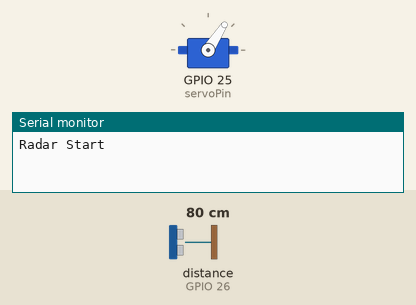
A sketch run on a simulated ESP32. Parts: servo, the last lines printed to the serial monitor. Wiring (inferred from the names in the program): ultrasonic range finder: trigger GPIO 27; echo GPIO 26. The inputs (shaded band) are chosen by the test bench; at power-on: distance to the obstacle (sensor on GPIO 26) 80 cm. The echo pulse lasts 58.3 µs per cm.

Above: at 1.24 s.
1.3 s: distance to the obstacle (sensor on GPIO 26) set to 2 cm
At 3.79 s:
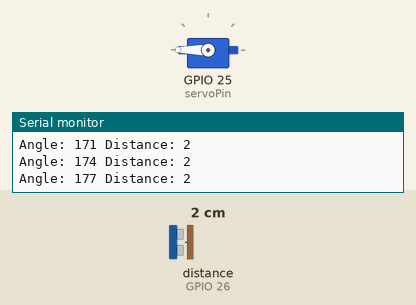
4.3 s: distance to the obstacle (sensor on GPIO 26) set to 120 cm
At 4.35 s:
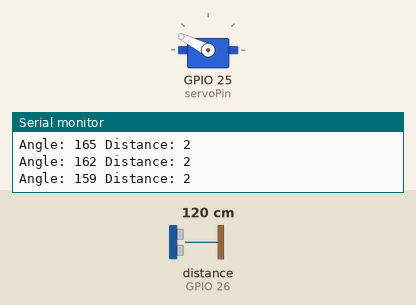
7.3 s: distance to the obstacle (sensor on GPIO 26) set to 4 cm
At 7.79 s:
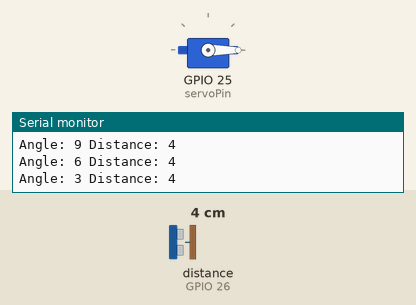
Timing chart, 0 to 16.3 s (numbered marks = the images above; inputs shaded):
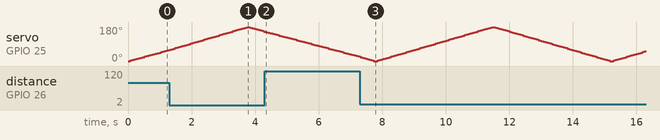

The sketch:

Radar.ino
```cpp
#include <ESP32Servo.h>

#define trigPin  27
#define echoPin  26
#define servoPin 25

Servo myServo;

void setup() {
  Serial.begin(115200);
  Serial.println("Radar Start");

  pinMode(echoPin, INPUT);
  pinMode(trigPin, OUTPUT);

  myServo.attach(servoPin);
}

void loop() {
  scanForward();
  scanBackward();
}
void printResult(int step, int dist){
    Serial.print("Angle: ");
    Serial.print(step);
    Serial.print(" Distance: ");
    Serial.println(dist);
}

void scanForward() {
  for (int step = 0; step <= 180; step += 3) {
    myServo.write(step);
    delay(60);

    int dist = dist_calc();

    if (dist > 0 && dist <= 15) {
      printResult(step, dist);
    }
  }
}

void scanBackward() {
  for (int step = 180; step >= 0; step -= 3) {
    myServo.write(step);
    delay(60);

    int dist = dist_calc();

    if (dist > 0 && dist <= 15) {
      printResult(step, dist);
    }
  }
}

int dist_calc() {
  digitalWrite(trigPin, LOW);
  delayMicroseconds(2);

  digitalWrite(trigPin, HIGH);
  delayMicroseconds(10);

  digitalWrite(trigPin, LOW);

  long duration = pulseIn(echoPin, HIGH, 30000);

  if (duration == 0) {
    return -1;
  }

  return duration * 0.0343 / 2.0;
}
```
